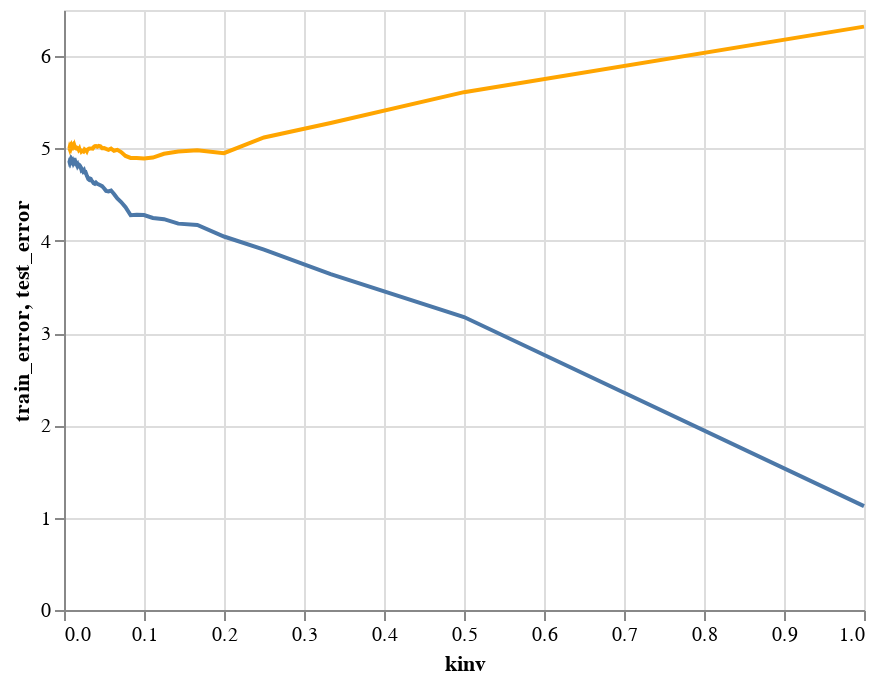

This figure's notebook cell:
### Code cell
ctrain = alt.Chart(df_scores).mark_line().encode(
    x = "kinv",
    y = "train_error"
)
ctest = alt.Chart(df_scores).mark_line(color="orange").encode(
    x = "kinv",
    y = "test_error"
)
ctrain+ctest

### Figure 1 — Vega-Lite specification as saved in the notebook (floating-point values rounded to 4 significant figures; data arrays with more than 128 entries replaced by an {"elided": "..."} marker saying what was removed)
{"config": {"view": {"continuousWidth": 400, "continuousHeight": 300}}, "layer": [{"mark": "line", "encoding": {"x": {"field": "kinv", "type": "quantitative"}, "y": {"field": "train_error", "type": "quantitative"}}}, {"mark": {"type": "line", "color": "orange"}, "encoding": {"x": {"field": "kinv", "type": "quantitative"}, "y": {"field": "test_error", "type": "quantitative"}}}], "data": {"name": "data-ce728f49fa0ce5c785564484c92895a7"}, "$schema": "https://vega.github.io/schema/vega-lite/v4.17.0.json", "datasets": {"data-ce728f49fa0ce5c785564484c92895a7": {"elided": "149 records"}}}
